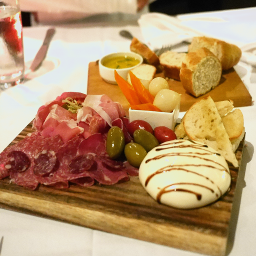
//> input picture FFmpeg/ffmpeg-4.1.42/tests/reference.pnm, 256 x 256 px, given in place of the camera
$ ./main   (built with g++ and OpenCV 4)
//> lines starting //> are read from the running program, lines starting //| are printed output that depends on the picture
#include <iostream>
#include <opencv2/opencv.hpp>

using namespace std;
using namespace cv;
int main()
{
    // [20 lines of commented-out code are left out]
    VideoCapture capture(0);

    Mat edges;
    //2循环显示每一帧
    while(1)
    {
        Mat frame; //定义一个Mat变量，用于存储每一帧的图像
        capture >> frame;
//> frame is the input picture: 256 rows x 256 cols, CV_8UC3; mean B, G, R 107.4, 148.4, 183.6


        //将原图像转换成灰度图像
        cvtColor(frame, edges, COLOR_BGR2GRAY);
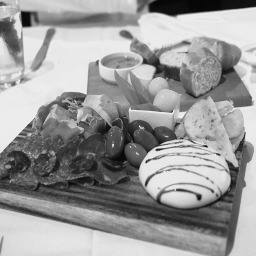
//> edges: 256 rows x 256 cols, CV_8UC1; min 5, max 242, mean 154.2

        //使用3x3内核来降噪
        blur(edges, edges, Size(7, 7));//进行模糊
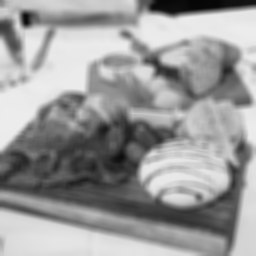
//> edges: 256 rows x 256 cols, CV_8UC1; min 6, max 236, mean 154.2

        //进行Canny边缘检测并显示
        Canny(edges, edges, 0, 30, 3);
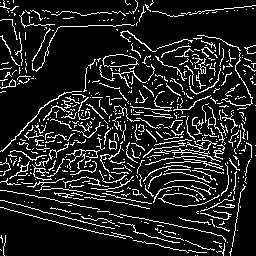
//> edges: 256 rows x 256 cols, CV_8UC1; 13.2% white in thin lines or dots


        imshow("读取视频", edges);//显示当前帧
        waitKey(30);//延时30ms
    }
    return 0;
}
